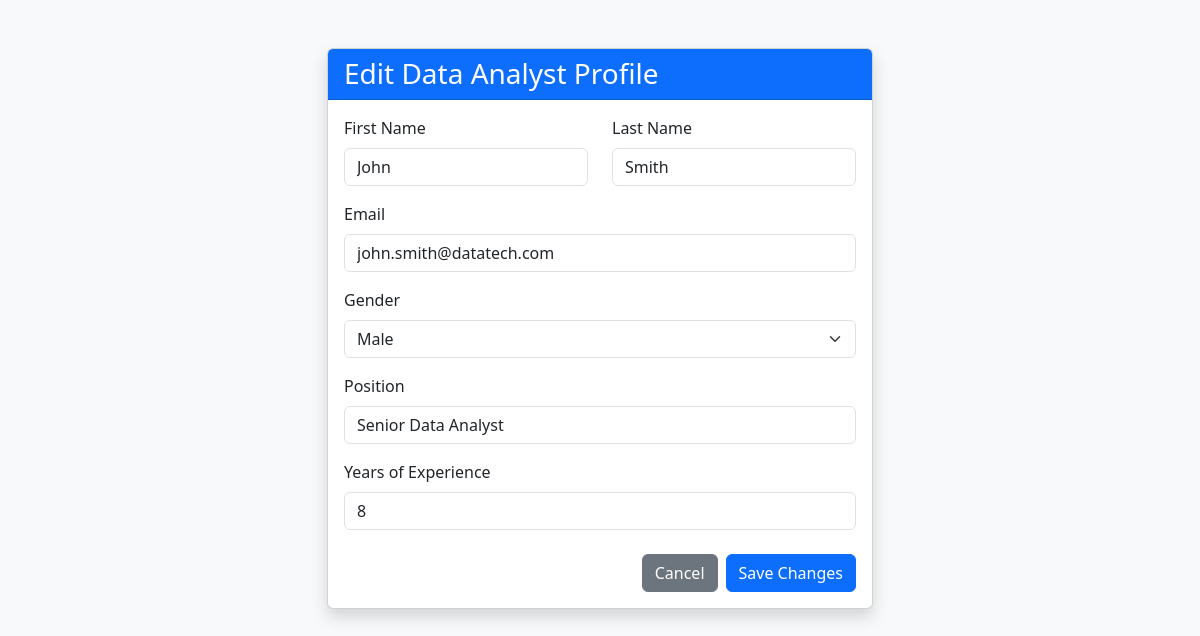
The page /edit.php?id=1 on the database its author committed.
### tables this page shows
create table data_analyst_employees (
	id INT AUTO_INCREMENT PRIMARY KEY,
	first_name VARCHAR(255),
	last_name VARCHAR(255),
	email VARCHAR(255),
	gender VARCHAR(255),
    position VARCHAR(255),
    years_of_experience INT,
	date_added TIMESTAMP DEFAULT CURRENT_TIMESTAMP
);

### core/models.php (called while the page is built, shortened)
<?php
function getUserByID($pdo, $id) {
    $sql = "SELECT * FROM data_analyst_employees WHERE id = ?";
    $stmt = $pdo->prepare($sql);
    if ($stmt->execute([$id])) {
        return $stmt->fetch(PDO::FETCH_ASSOC);
    }
    return null;
}
?>

### edit.php (the view, shortened to what this page needs)
<?php require_once 'core/models.php'; ?>
<?php require_once 'core/dbConfig.php'; ?>
<!DOCTYPE html>
<html lang="en">
<head>
    <link href="https://cdn.jsdelivr.net/npm/bootstrap@5.3.0/dist/css/bootstrap.min.css" rel="stylesheet">
</head>
<body class="bg-light">
    <?php $getUserByID = getUserByID($pdo, $_GET['id']); ?>
    <div class="container py-5">
        <div class="row justify-content-center">
            <div class="col-md-8 col-lg-6">
                <div class="card shadow">
                    <div class="card-header bg-primary text-white">
                        <h1 class="h3 mb-0">Edit Data Analyst Profile</h1>
                    </div>
                    <div class="card-body">
                        <form action="core/handleForms.php?id=<?php echo htmlspecialchars($_GET['id']); ?>" method="POST">
                            <div class="row mb-3">
                                <div class="col-md-6">
                                    <label for="first_name" class="form-label">First Name</label>
                                    <input type="text" class="form-control" id="first_name" name="first_name"
                                           value="<?php echo htmlspecialchars($getUserByID['first_name']); ?>" required>
                                </div>
                                <div class="col-md-6">
                                    <label for="last_name" class="form-label">Last Name</label>
                                    <input type="text" class="form-control" id="last_name" name="last_name"
                                           value="<?php echo htmlspecialchars($getUserByID['last_name']); ?>" required>
                                </div>
                            </div>
                            <div class="mb-3">
                                <label for="email" class="form-label">Email</label>
                                <input type="email" class="form-control" id="email" name="email"
                                       value="<?php echo htmlspecialchars($getUserByID['email']); ?>" required>
                            </div>
                            <div class="mb-3">
                                <label for="gender" class="form-label">Gender</label>
                                <select class="form-select" id="gender" name="gender" required>
                                    <option value="Male" <?php echo ($getUserByID['gender'] == 'Male') ? 'selected' : ''; ?>>Male</option>
                                </select>
                            </div>
                            <div class="mb-3">
                                <label for="position" class="form-label">Position</label>
                                <input type="text" class="form-control" id="position" name="position"
                                       value="<?php echo htmlspecialchars($getUserByID['position']); ?>" required>
                            </div>
                            <div class="mb-4">
                                <label for="years_of_experience" class="form-label">Years of Experience</label>
                                <input type="number" class="form-control" id="years_of_experience" name="years_of_experience"
                                       value="<?php echo htmlspecialchars($getUserByID['years_of_experience']); ?>" required min="0">
                            </div>
                            <div class="d-flex justify-content-end gap-2">
                                <a href="index.php" class="btn btn-secondary">Cancel</a>
                                <button type="submit" name="editUserBtn" class="btn btn-primary">Save Changes</button>
                            </div>
                        </form>
                    </div>
                </div>
            </div>
        </div>
    </div>
</body>
</html>

### rows shown on the page
data_analyst_employees: first_name "John", last_name "Smith", email "john.smith@datatech.com", gender "Male", position "Senior Data Analyst", years_of_experience "8"
